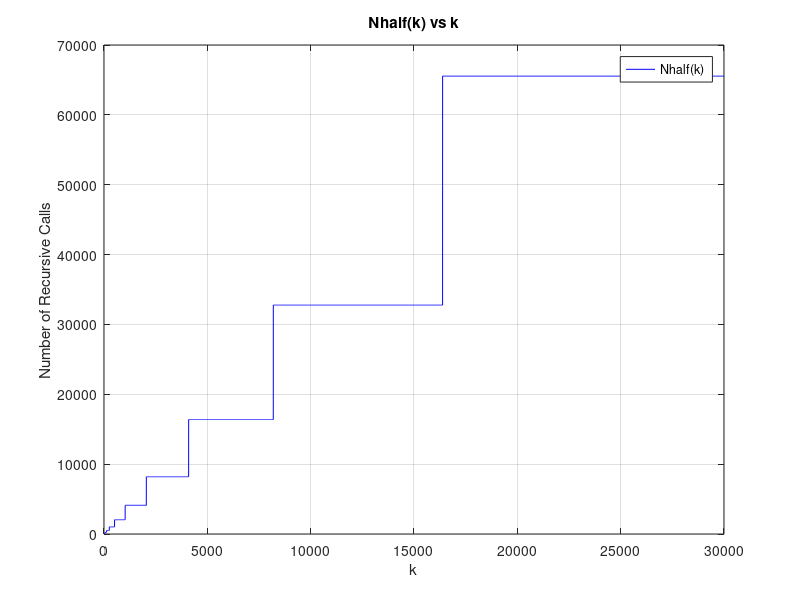
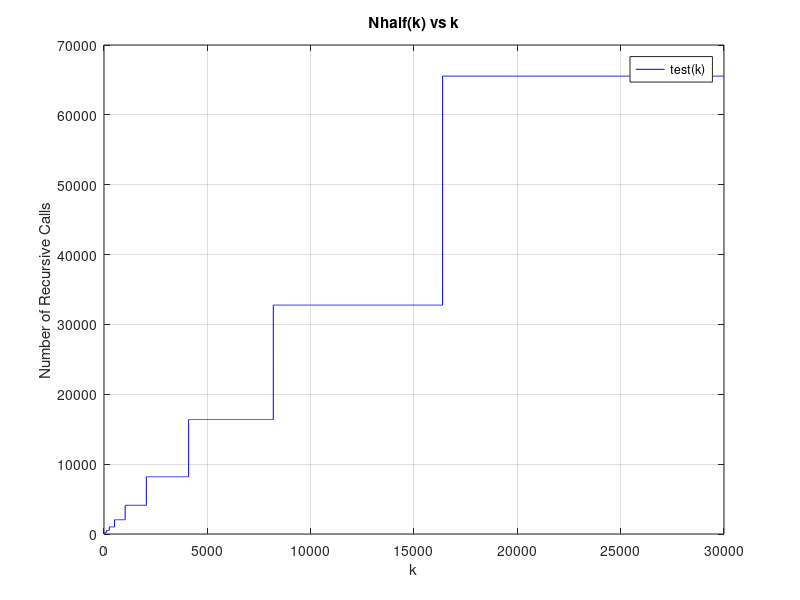
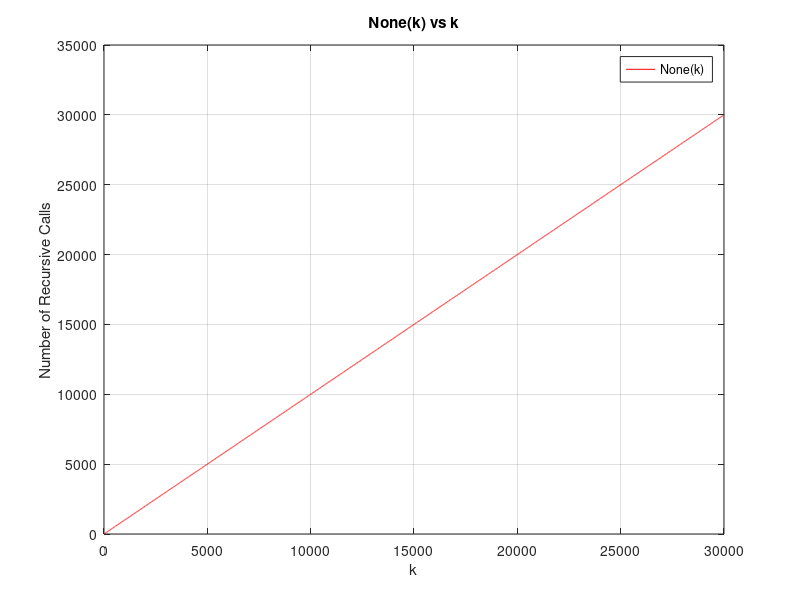

Source code (MATLAB) for these figures, in order:
data = load('raise.txt');
function count = recRaiseHalfCount(k)
    if k == 0
        count = 1;
    else
        count = 2^(floor(log2(k)) + 2) - 1;
    end
end
% Extract the columns
k = data(:, 1);
Nhalf = data(:, 2);
None = data(:, 3);
test = arrayfun(@recRaiseHalfCount, k);
% Plot Nhalf(k)
figure;
plot(k, Nhalf, 'b', 'DisplayName', 'Nhalf(k)');
xlabel('k');
ylabel('Number of Recursive Calls');
title('Nhalf(k) vs k');
legend;
grid on;

% Plot Nhalf(k)
figure;
plot(k, test, 'b', 'DisplayName', 'test(k)');
xlabel('k');
ylabel('Number of Recursive Calls');
title('Nhalf(k) vs k');
legend;
grid on;

% Plot None(k)
figure;
plot(k, None, 'r', 'DisplayName', 'None(k)');
xlabel('k');
ylabel('Number of Recursive Calls');
title('None(k) vs k');
legend;
grid on;
